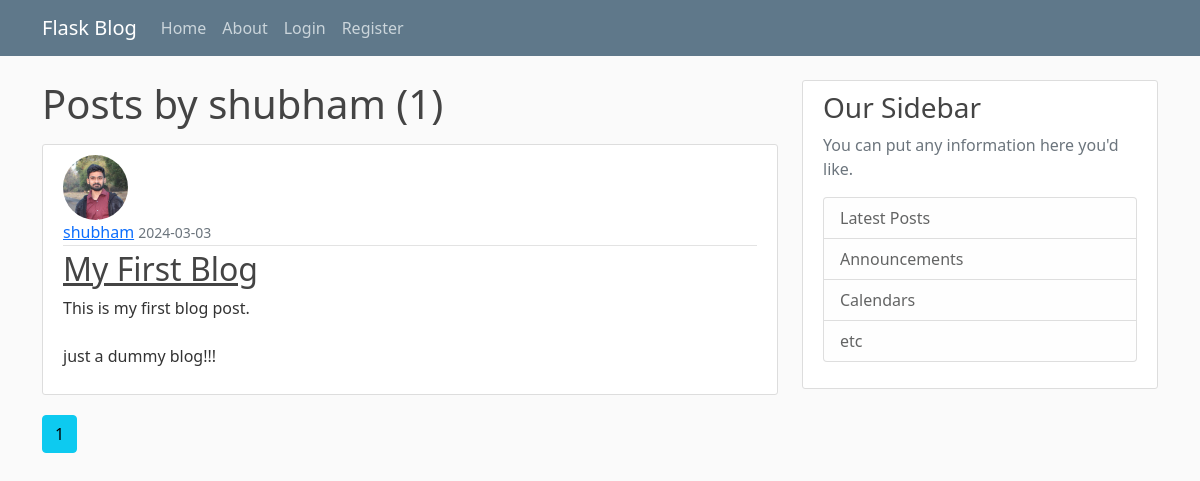
/user/shubham, run on an earlier commit of the app's database.
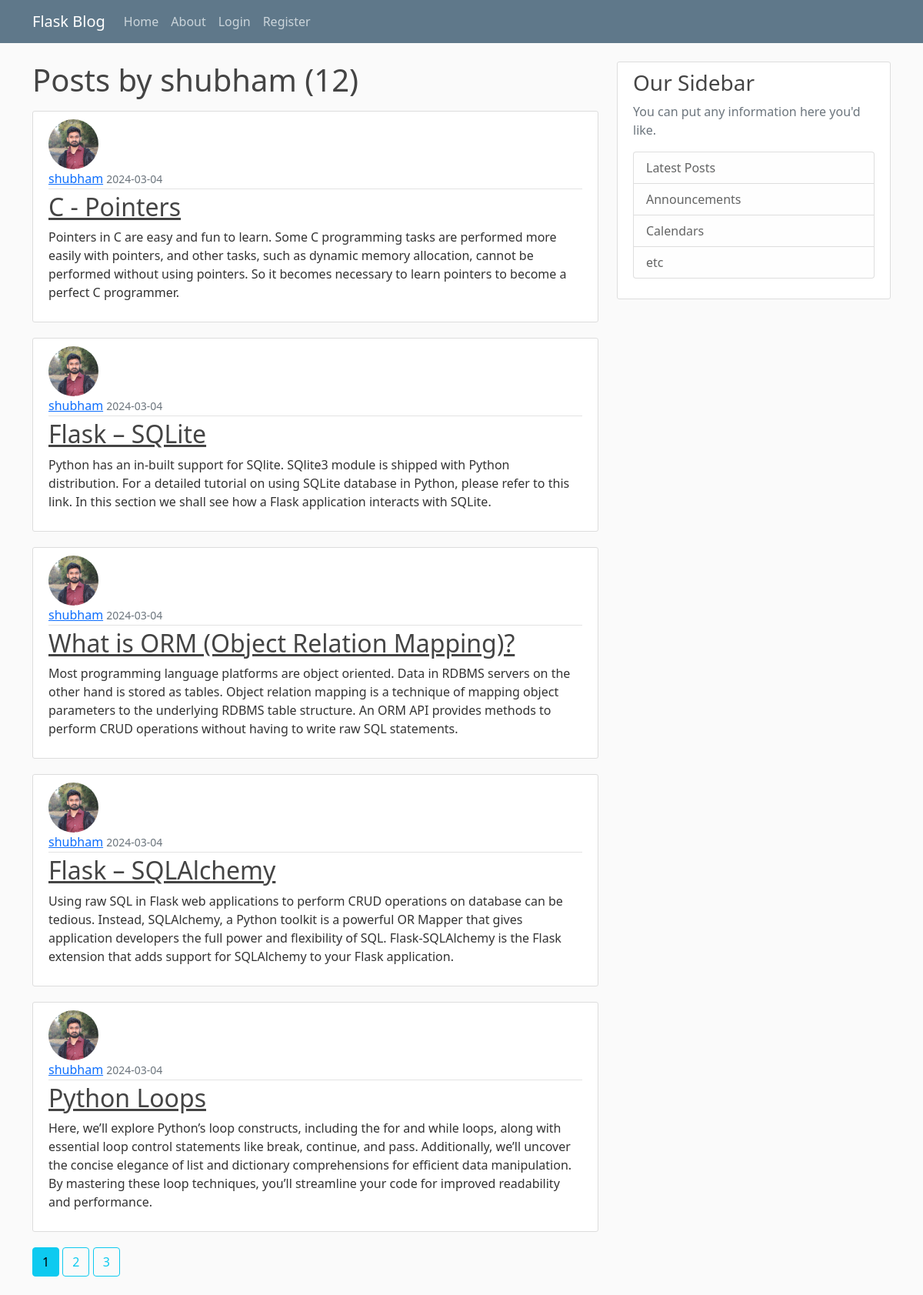
And on a later commit of the database.
### flask_blog/models.py (models this page shows, shortened)
class User(db.Model, UserMixin):
    id = db.Column(db.Integer, primary_key = True)
    username = db.Column(db.String(20), unique=True, nullable=False)
    email = db.Column(db.String(120), unique=True, nullable=False)
    image_file = db.Column(db.String(20), nullable=False, default='default.jpg')
    password = db.Column(db.String(60), nullable=False)
    posts = db.relationship('Post', backref='author', lazy=True)

class Post(db.Model):
    id = db.Column(db.Integer, primary_key = True)
    title = db.Column(db.String(120), nullable = False)
    date_posted = db.Column(db.DateTime, nullable = False, default=datetime.utcnow)
    content = db.Column(db.Text, nullable=False)
    user_id = db.Column(db.Integer, db.ForeignKey('user.id'), nullable = False)

### flask_blog/routes.py (the view)
@app.route("/user/<string:username>")
def user_posts(username):
    page = request.args.get('page', 1, type=int)
    user = User.query.filter_by(username = username).first_or_404()
    posts = Post.query.filter_by(author=user).order_by(Post.date_posted.desc()).paginate(page=page, per_page=5)
    return render_template("user_posts.html", posts=posts, user = user)

### flask_blog/templates/user_posts.html
{% extends "layout.html" %}
{% block start %}
    <h1 class="mb-3"> Posts by {{ user.username }} ({{posts.total}})</h1>
    {% for post in posts %}
    <article class="media content-section">
      <img class="rounded-circle article-img" src="{{ url_for('static',filename='profile_pics/'+post.author.image_file) }}">
        <div class="media-body">
          <div class="article-metadata">
            <a class="mr-2" href="{{url_for('user_posts', username=post.author.username)}}">{{ post.author.username }}</a>
            <small class="text-muted">{{ post.date_posted.strftime('%Y-%m-%d') }}</small>
          </div>
          <h2><a class="article-title" href="{{ url_for('post',post_id=post.id) }}">{{ post.title }}</a></h2>
          <p class="article-content">{{ post.content }}</p>
        </div>
      </article>
    {% endfor %}
    {% for page_no in posts.iter_pages(left_edge = 1, right_edge=1, left_current=1, right_current=2) %}
     {% if page_no %}
        {% if posts.page == page_no%}
           <a class="btn btn-info mb-4" href="{{ url_for('user_posts',username=user.username, page=page_no) }}"> {{page_no}}</a>
        {%else%}
           <a class="btn btn-outline-info mb-4" href="{{ url_for('user_posts',username=user.username, page=page_no) }}"> {{page_no}}</a>
        {%endif%}
     {% else %}
      ...
     {% endif %}
    {% endfor %}
{% endblock %}

### flask_blog/templates/layout.html (shortened to what this page needs)
<!DOCTYPE html>
<html lang="en">
<head>
    <link href="https://cdn.jsdelivr.net/npm/bootstrap@5.0.2/dist/css/bootstrap.min.css" rel="stylesheet">
    <link type="text/css" rel="stylesheet" href="{{ url_for('static',filename='main.css') }}">
</head>
<body >
    <header class="site-header">
        <nav class="navbar navbar-expand-md navbar-dark bg-steel fixed-top">
          <div class="container">
            <a class="navbar-brand mr-4" href="{{ url_for('home' )}}">Flask Blog</a>
            <div class="collapse navbar-collapse" id="navbarToggle">
              <div class="navbar-nav mr-auto">
                <a class="nav-item nav-link" href="{{url_for('home')}}">Home</a>
                <a class="nav-item nav-link" href="{{url_for('about_page')}}">About</a>
              </div>
              <div class="navbar-nav">
                {% if current_user.is_authenticated %}
                  <a class="nav-item nav-link" href="{{url_for('account')}}">Account</a>
                  <a class="nav-item nav-link" href="{{url_for('new_post')}}">New Post</a>
                  <a class="nav-item nav-link" href="{{url_for('logout')}}">Logout</a>
                {% else %}
                  <a class="nav-item nav-link" href="{{url_for('login')}}">Login</a>
                  <a class="nav-item nav-link" href="{{url_for('register')}}">Register</a>
                {% endif %}
              </div>
            </div>
          </div>
        </nav>
      </header>
      <main role="main" class="container">
        <div class="row">
          <div class="col-md-8">
            {% block start %}{% endblock %}
          </div>
          <div class="col-md-4">
            <div class="content-section">
              <h3>Our Sidebar</h3>
              <p class='text-muted'>You can put any information here you'd like.
                <ul class="list-group">
                  <li class="list-group-item list-group-item-light">Latest Posts</li>
                  <li class="list-group-item list-group-item-light">Announcements</li>
                  <li class="list-group-item list-group-item-light">Calendars</li>
                  <li class="list-group-item list-group-item-light">etc</li>
                </ul>
              </p>
            </div>
          </div>
        </div>
      </main>
</body>
</html>

### flask_blog/static/main.css (style rules this page uses)
body { background: #fafafa; color: #333333; margin-top: 5rem; }
h1, h2, h3, h4, h5, h6 { color: #444444; }
.bg-steel { background-color: #5f788a; }
.site-header .navbar-nav .nav-link { color: #cbd5db; }
.content-section { background: #ffffff; padding: 10px 20px; border: 1px solid #dddddd; border-radius: 3px; margin-bottom: 20px; }
.article-title { color: #444444; }
.article-content { white-space: pre-line; }
.article-img { height: 65px; width: 65px; margin-right: 16px; }
.article-metadata { padding-bottom: 1px; margin-bottom: 4px; border-bottom: 1px solid #e3e3e3 }

What changed in the data, as far as the page shows it:
no longer on this page (row unchanged): Post: image_file (picture), author.username "shubham", date_posted "2024-03-03", title "My First Blog", content "This is my first blog post. just a dummy blog!!!"
added Post: image_file (picture), author.username "shubham", date_posted "2024-03-04", title "C - Pointers", content "Pointers in C are easy and fun to learn. Some C programming tasks are performed more easily with pointers, and other tasks, such as dynamic memory allocation, cannot be performed without using pointers. So it becomes necessary to learn pointers to become a perfect C programmer."
added Post: image_file (picture), author.username "shubham", date_posted "2024-03-04", title "Flask – SQLite", content "Python has an in-built support for SQlite. SQlite3 module is shipped with Python distribution. For a detailed tutorial on using SQLite database in Python, please refer to this link. In this section we shall see how a Flask application interacts with SQLite."
added Post: image_file (picture), author.username "shubham", date_posted "2024-03-04", title "What is ORM (Object Relation Mapping)?", content "Most programming language platforms are object oriented. Data in RDBMS servers on the other hand is stored as tables. Object relation mapping is a technique of mapping object parameters to the underlying RDBMS table structure. An ORM API provides methods to perform CRUD operations without having to write raw SQL statements."
added Post: image_file (picture), author.username "shubham", date_posted "2024-03-04", title "Flask – SQLAlchemy", content "Using raw SQL in Flask web applications to perform CRUD operations on database can be tedious. Instead, SQLAlchemy, a Python toolkit is a powerful OR Mapper that gives application developers the full power and flexibility of SQL. Flask-SQLAlchemy is the Flask extension that adds support for SQLAlchemy to your Flask application."
added Post: image_file (picture), author.username "shubham", date_posted "2024-03-04", title "Python Loops", content "Here, we’ll explore Python’s loop constructs, including the for and while loops, along with essential loop control statements like break, continue, and pass. Additionally, we’ll uncover the concise elegance of list and dictionary comprehensions for efficient data manipulation. By mastering these loop techniques, you’ll streamline your code for improved readability and performance."
Also different on the page:
{{ posts.total }}: "1" → "12"
new list line: "2"
new list line: "3"
